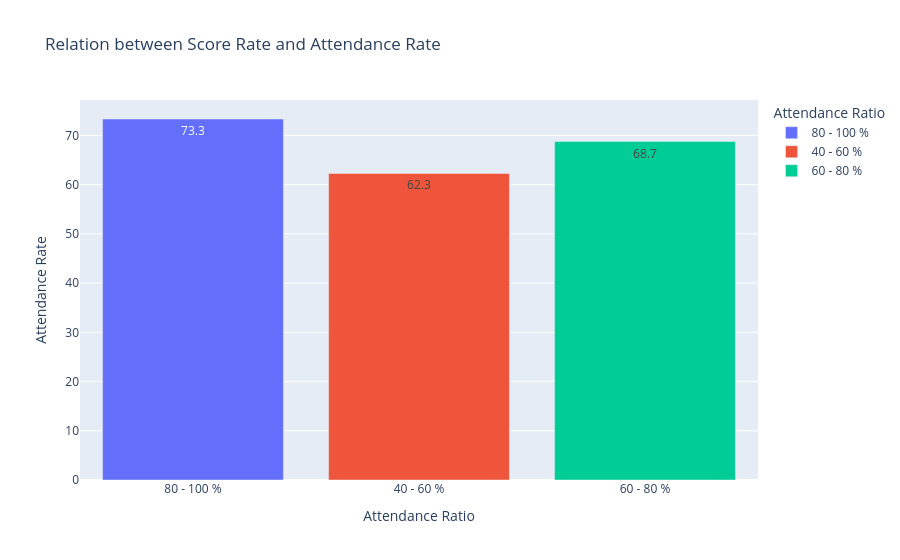

The notebook cell saved with this chart:
### Code cell
df = load_df_from_mongo('student_attendance_grades')

fig = px.bar(df, 
              x='attendance_ratio', 
              y='attendance_rate', 
              title='Relation between Score Rate and Attendance Rate', 
              color='attendance_ratio', 
              text_auto='0.1f',template='plotly',
              labels={'attendance_ratio':'Attendance Ratio','attendance_rate':'Attendance Rate'}
            )

fig.show()

### Figure 1 — Plotly figure (JSON) as saved in the notebook; plotly's stock layout.template omitted (floating-point values rounded to 4 significant figures)
{"data": [{"hovertemplate": "Attendance Ratio=%{x}<br>Attendance Rate=%{y}<extra></extra>", "legendgroup": "80 - 100 %", "marker": {"color": "#636efa", "pattern": {"shape": ""}}, "name": "80 - 100 %", "orientation": "v", "showlegend": true, "textposition": "auto", "texttemplate": "%{y:0.1f}", "type": "bar", "x": ["80 - 100 %"], "xaxis": "x", "y": [73.33], "yaxis": "y"}, {"hovertemplate": "Attendance Ratio=%{x}<br>Attendance Rate=%{y}<extra></extra>", "legendgroup": "40 - 60 %", "marker": {"color": "#EF553B", "pattern": {"shape": ""}}, "name": "40 - 60 %", "orientation": "v", "showlegend": true, "textposition": "auto", "texttemplate": "%{y:0.1f}", "type": "bar", "x": ["40 - 60 %"], "xaxis": "x", "y": [62.28], "yaxis": "y"}, {"hovertemplate": "Attendance Ratio=%{x}<br>Attendance Rate=%{y}<extra></extra>", "legendgroup": "60 - 80 %", "marker": {"color": "#00cc96", "pattern": {"shape": ""}}, "name": "60 - 80 %", "orientation": "v", "showlegend": true, "textposition": "auto", "texttemplate": "%{y:0.1f}", "type": "bar", "x": ["60 - 80 %"], "xaxis": "x", "y": [68.74], "yaxis": "y"}], "layout": {"barmode": "relative", "legend": {"title": {"text": "Attendance Ratio"}, "tracegroupgap": 0}, "title": {"text": "Relation between Score Rate and Attendance Rate"}, "xaxis": {"anchor": "y", "categoryarray": ["80 - 100 %", "40 - 60 %", "60 - 80 %"], "categoryorder": "array", "domain": [0, 1], "title": {"text": "Attendance Ratio"}}, "yaxis": {"anchor": "x", "domain": [0, 1], "title": {"text": "Attendance Rate"}}}}
